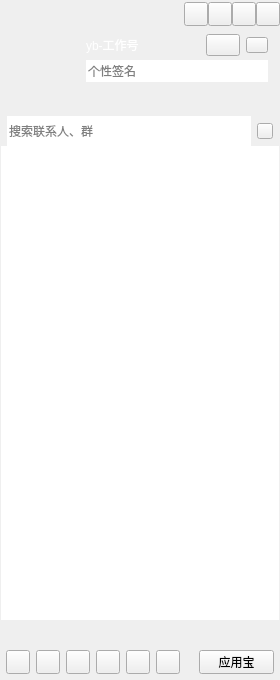
<?xml version="1.0" encoding="UTF-8"?>
<ui version="4.0">
 <class>MainWindowClass</class>
 <widget class="QWidget" name="MainWindowClass">
  <property name="geometry">
   <rect>
    <x>0</x>
    <y>0</y>
    <width>280</width>
    <height>680</height>
   </rect>
  </property>
  <property name="windowTitle">
   <string>MainWindow</string>
  </property>
  <widget class="QWidget" name="titleWidget" native="true">
   <property name="geometry">
    <rect>
     <x>0</x>
     <y>0</y>
     <width>280</width>
     <height>116</height>
    </rect>
   </property>
   <property name="sizePolicy">
    <sizepolicy hsizetype="Expanding" vsizetype="Preferred">
     <horstretch>0</horstretch>
     <verstretch>0</verstretch>
    </sizepolicy>
   </property>
   <property name="titleskin" stdset="0">
    <bool>true</bool>
   </property>
   <layout class="QVBoxLayout" name="verticalLayout_2">
    <property name="spacing">
     <number>0</number>
    </property>
    <property name="leftMargin">
     <number>0</number>
    </property>
    <property name="topMargin">
     <number>0</number>
    </property>
    <property name="rightMargin">
     <number>0</number>
    </property>
    <property name="bottomMargin">
     <number>0</number>
    </property>
    <item>
     <layout class="QHBoxLayout" name="horizontalLayout">
      <property name="spacing">
       <number>0</number>
      </property>
      <property name="leftMargin">
       <number>12</number>
      </property>
      <item>
       <widget class="QLabel" name="titleIcon">
        <property name="sizePolicy">
         <sizepolicy hsizetype="Fixed" vsizetype="Fixed">
          <horstretch>0</horstretch>
          <verstretch>0</verstretch>
         </sizepolicy>
        </property>
        <property name="minimumSize">
         <size>
          <width>42</width>
          <height>18</height>
         </size>
        </property>
        <property name="maximumSize">
         <size>
          <width>42</width>
          <height>18</height>
         </size>
        </property>
        <property name="text">
         <string/>
        </property>
       </widget>
      </item>
      <item>
       <spacer name="horizontalSpacer">
        <property name="orientation">
         <enum>Qt::Horizontal</enum>
        </property>
        <property name="sizeHint" stdset="0">
         <size>
          <width>40</width>
          <height>20</height>
         </size>
        </property>
       </spacer>
      </item>
      <item>
       <widget class="QPushButton" name="placehold1">
        <property name="sizePolicy">
         <sizepolicy hsizetype="Fixed" vsizetype="Fixed">
          <horstretch>0</horstretch>
          <verstretch>0</verstretch>
         </sizepolicy>
        </property>
        <property name="minimumSize">
         <size>
          <width>24</width>
          <height>24</height>
         </size>
        </property>
        <property name="maximumSize">
         <size>
          <width>24</width>
          <height>24</height>
         </size>
        </property>
        <property name="text">
         <string/>
        </property>
       </widget>
      </item>
      <item>
       <widget class="QPushButton" name="placehold2">
        <property name="sizePolicy">
         <sizepolicy hsizetype="Fixed" vsizetype="Fixed">
          <horstretch>0</horstretch>
          <verstretch>0</verstretch>
         </sizepolicy>
        </property>
        <property name="minimumSize">
         <size>
          <width>24</width>
          <height>24</height>
         </size>
        </property>
        <property name="maximumSize">
         <size>
          <width>24</width>
          <height>24</height>
         </size>
        </property>
        <property name="text">
         <string/>
        </property>
       </widget>
      </item>
      <item>
       <widget class="QPushButton" name="sysmin">
        <property name="sizePolicy">
         <sizepolicy hsizetype="Fixed" vsizetype="Fixed">
          <horstretch>0</horstretch>
          <verstretch>0</verstretch>
         </sizepolicy>
        </property>
        <property name="minimumSize">
         <size>
          <width>24</width>
          <height>24</height>
         </size>
        </property>
        <property name="maximumSize">
         <size>
          <width>24</width>
          <height>24</height>
         </size>
        </property>
        <property name="text">
         <string/>
        </property>
       </widget>
      </item>
      <item>
       <widget class="QPushButton" name="sysclose">
        <property name="sizePolicy">
         <sizepolicy hsizetype="Fixed" vsizetype="Fixed">
          <horstretch>0</horstretch>
          <verstretch>0</verstretch>
         </sizepolicy>
        </property>
        <property name="minimumSize">
         <size>
          <width>24</width>
          <height>24</height>
         </size>
        </property>
        <property name="maximumSize">
         <size>
          <width>24</width>
          <height>24</height>
         </size>
        </property>
        <property name="text">
         <string/>
        </property>
       </widget>
      </item>
     </layout>
    </item>
    <item>
     <layout class="QHBoxLayout" name="horizontalLayout_3">
      <property name="leftMargin">
       <number>12</number>
      </property>
      <property name="topMargin">
       <number>6</number>
      </property>
      <property name="rightMargin">
       <number>12</number>
      </property>
      <property name="bottomMargin">
       <number>6</number>
      </property>
      <item>
       <widget class="QLabel" name="headLabel">
        <property name="sizePolicy">
         <sizepolicy hsizetype="Fixed" vsizetype="Fixed">
          <horstretch>0</horstretch>
          <verstretch>0</verstretch>
         </sizepolicy>
        </property>
        <property name="minimumSize">
         <size>
          <width>68</width>
          <height>68</height>
         </size>
        </property>
        <property name="maximumSize">
         <size>
          <width>68</width>
          <height>68</height>
         </size>
        </property>
        <property name="text">
         <string/>
        </property>
       </widget>
      </item>
      <item>
       <layout class="QVBoxLayout" name="verticalLayout">
        <property name="spacing">
         <number>4</number>
        </property>
        <item>
         <layout class="QHBoxLayout" name="horizontalLayout_2">
          <item>
           <widget class="QLabel" name="nameLabel">
            <property name="sizePolicy">
             <sizepolicy hsizetype="Expanding" vsizetype="Fixed">
              <horstretch>0</horstretch>
              <verstretch>0</verstretch>
             </sizepolicy>
            </property>
            <property name="minimumSize">
             <size>
              <width>0</width>
              <height>22</height>
             </size>
            </property>
            <property name="maximumSize">
             <size>
              <width>16777215</width>
              <height>22</height>
             </size>
            </property>
            <property name="styleSheet">
             <string notr="true">color:rgb(255,255,255);
font:75 12pt &quot;微软雅黑&quot;;
</string>
            </property>
            <property name="text">
             <string>yb-工作号</string>
            </property>
           </widget>
          </item>
          <item>
           <widget class="QPushButton" name="statusBtn">
            <property name="sizePolicy">
             <sizepolicy hsizetype="Fixed" vsizetype="Fixed">
              <horstretch>0</horstretch>
              <verstretch>0</verstretch>
             </sizepolicy>
            </property>
            <property name="minimumSize">
             <size>
              <width>34</width>
              <height>22</height>
             </size>
            </property>
            <property name="maximumSize">
             <size>
              <width>34</width>
              <height>22</height>
             </size>
            </property>
            <property name="text">
             <string/>
            </property>
            <property name="hasborder" stdset="0">
             <bool>true</bool>
            </property>
           </widget>
          </item>
          <item>
           <widget class="QPushButton" name="levelBtn">
            <property name="sizePolicy">
             <sizepolicy hsizetype="Fixed" vsizetype="Fixed">
              <horstretch>0</horstretch>
              <verstretch>0</verstretch>
             </sizepolicy>
            </property>
            <property name="minimumSize">
             <size>
              <width>22</width>
              <height>16</height>
             </size>
            </property>
            <property name="maximumSize">
             <size>
              <width>22</width>
              <height>16</height>
             </size>
            </property>
            <property name="text">
             <string/>
            </property>
            <property name="hasborder" stdset="0">
             <bool>true</bool>
            </property>
           </widget>
          </item>
         </layout>
        </item>
        <item>
         <widget class="QLineEdit" name="lineEdit">
          <property name="minimumSize">
           <size>
            <width>0</width>
            <height>22</height>
           </size>
          </property>
          <property name="maximumSize">
           <size>
            <width>16777215</width>
            <height>22</height>
           </size>
          </property>
          <property name="frame">
           <bool>false</bool>
          </property>
          <property name="placeholderText">
           <string>个性签名</string>
          </property>
         </widget>
        </item>
        <item>
         <widget class="QWidget" name="appWidget" native="true">
          <property name="sizePolicy">
           <sizepolicy hsizetype="Expanding" vsizetype="Fixed">
            <horstretch>0</horstretch>
            <verstretch>0</verstretch>
           </sizepolicy>
          </property>
          <property name="minimumSize">
           <size>
            <width>0</width>
            <height>22</height>
           </size>
          </property>
          <property name="maximumSize">
           <size>
            <width>16777215</width>
            <height>22</height>
           </size>
          </property>
         </widget>
        </item>
       </layout>
      </item>
     </layout>
    </item>
   </layout>
  </widget>
  <widget class="QWidget" name="widget" native="true">
   <property name="geometry">
    <rect>
     <x>0</x>
     <y>116</y>
     <width>280</width>
     <height>504</height>
    </rect>
   </property>
   <property name="sizePolicy">
    <sizepolicy hsizetype="Expanding" vsizetype="Expanding">
     <horstretch>0</horstretch>
     <verstretch>0</verstretch>
    </sizepolicy>
   </property>
   <layout class="QVBoxLayout" name="verticalLayout_4">
    <property name="spacing">
     <number>0</number>
    </property>
    <property name="leftMargin">
     <number>1</number>
    </property>
    <property name="topMargin">
     <number>0</number>
    </property>
    <property name="rightMargin">
     <number>1</number>
    </property>
    <property name="bottomMargin">
     <number>0</number>
    </property>
    <item>
     <widget class="QWidget" name="seachWidget" native="true">
      <property name="sizePolicy">
       <sizepolicy hsizetype="Expanding" vsizetype="Fixed">
        <horstretch>0</horstretch>
        <verstretch>0</verstretch>
       </sizepolicy>
      </property>
      <property name="minimumSize">
       <size>
        <width>0</width>
        <height>30</height>
       </size>
      </property>
      <property name="maximumSize">
       <size>
        <width>16777215</width>
        <height>30</height>
       </size>
      </property>
      <layout class="QHBoxLayout" name="horizontalLayout_4">
       <property name="leftMargin">
        <number>6</number>
       </property>
       <property name="topMargin">
        <number>0</number>
       </property>
       <property name="rightMargin">
        <number>6</number>
       </property>
       <property name="bottomMargin">
        <number>0</number>
       </property>
       <item>
        <widget class="QLineEdit" name="searchLineEdit">
         <property name="minimumSize">
          <size>
           <width>0</width>
           <height>30</height>
          </size>
         </property>
         <property name="maximumSize">
          <size>
           <width>16777215</width>
           <height>30</height>
          </size>
         </property>
         <property name="frame">
          <bool>false</bool>
         </property>
         <property name="placeholderText">
          <string>搜索联系人、群</string>
         </property>
        </widget>
       </item>
       <item>
        <widget class="QPushButton" name="searchBtn">
         <property name="sizePolicy">
          <sizepolicy hsizetype="Fixed" vsizetype="Fixed">
           <horstretch>0</horstretch>
           <verstretch>0</verstretch>
          </sizepolicy>
         </property>
         <property name="minimumSize">
          <size>
           <width>16</width>
           <height>16</height>
          </size>
         </property>
         <property name="maximumSize">
          <size>
           <width>16</width>
           <height>16</height>
          </size>
         </property>
         <property name="text">
          <string/>
         </property>
        </widget>
       </item>
      </layout>
     </widget>
    </item>
    <item>
     <widget class="QScrollArea" name="scrollArea">
      <property name="frameShape">
       <enum>QFrame::NoFrame</enum>
      </property>
      <property name="widgetResizable">
       <bool>true</bool>
      </property>
      <widget class="QWidget" name="scrollAreaWidgetContents">
       <property name="geometry">
        <rect>
         <x>0</x>
         <y>0</y>
         <width>278</width>
         <height>474</height>
        </rect>
       </property>
       <property name="sizePolicy">
        <sizepolicy hsizetype="Expanding" vsizetype="Expanding">
         <horstretch>0</horstretch>
         <verstretch>0</verstretch>
        </sizepolicy>
       </property>
       <layout class="QVBoxLayout" name="verticalLayout_3">
        <property name="spacing">
         <number>0</number>
        </property>
        <property name="leftMargin">
         <number>0</number>
        </property>
        <property name="topMargin">
         <number>0</number>
        </property>
        <property name="rightMargin">
         <number>0</number>
        </property>
        <property name="bottomMargin">
         <number>0</number>
        </property>
        <item>
         <widget class="QTreeWidget" name="treeWidget">
          <property name="frameShape">
           <enum>QFrame::NoFrame</enum>
          </property>
          <property name="verticalScrollBarPolicy">
           <enum>Qt::ScrollBarAlwaysOff</enum>
          </property>
          <property name="horizontalScrollBarPolicy">
           <enum>Qt::ScrollBarAlwaysOff</enum>
          </property>
          <property name="editTriggers">
           <set>QAbstractItemView::AllEditTriggers</set>
          </property>
          <property name="indentation">
           <number>0</number>
          </property>
          <property name="headerHidden">
           <bool>true</bool>
          </property>
          <property name="expandsOnDoubleClick">
           <bool>false</bool>
          </property>
          <column>
           <property name="text">
            <string notr="true">1</string>
           </property>
          </column>
         </widget>
        </item>
       </layout>
      </widget>
     </widget>
    </item>
   </layout>
  </widget>
  <widget class="QWidget" name="bottomWidget" native="true">
   <property name="geometry">
    <rect>
     <x>0</x>
     <y>620</y>
     <width>280</width>
     <height>60</height>
    </rect>
   </property>
   <property name="sizePolicy">
    <sizepolicy hsizetype="Fixed" vsizetype="Preferred">
     <horstretch>0</horstretch>
     <verstretch>0</verstretch>
    </sizepolicy>
   </property>
   <property name="minimumSize">
    <size>
     <width>0</width>
     <height>60</height>
    </size>
   </property>
   <property name="maximumSize">
    <size>
     <width>16777215</width>
     <height>60</height>
    </size>
   </property>
   <property name="buttomskin" stdset="0">
    <bool>false</bool>
   </property>
   <layout class="QVBoxLayout" name="verticalLayout_6" stretch="1,1">
    <property name="leftMargin">
     <number>6</number>
    </property>
    <property name="topMargin">
     <number>6</number>
    </property>
    <property name="rightMargin">
     <number>6</number>
    </property>
    <property name="bottomMargin">
     <number>6</number>
    </property>
    <item>
     <layout class="QHBoxLayout" name="buttom_Layout_up"/>
    </item>
    <item>
     <layout class="QHBoxLayout" name="horizontalLayout_6">
      <item>
       <widget class="QPushButton" name="bottomBtn_1">
        <property name="sizePolicy">
         <sizepolicy hsizetype="Fixed" vsizetype="Fixed">
          <horstretch>0</horstretch>
          <verstretch>0</verstretch>
         </sizepolicy>
        </property>
        <property name="minimumSize">
         <size>
          <width>24</width>
          <height>24</height>
         </size>
        </property>
        <property name="maximumSize">
         <size>
          <width>24</width>
          <height>24</height>
         </size>
        </property>
        <property name="text">
         <string/>
        </property>
       </widget>
      </item>
      <item>
       <widget class="QPushButton" name="bottomBtn_2">
        <property name="sizePolicy">
         <sizepolicy hsizetype="Fixed" vsizetype="Fixed">
          <horstretch>0</horstretch>
          <verstretch>0</verstretch>
         </sizepolicy>
        </property>
        <property name="minimumSize">
         <size>
          <width>24</width>
          <height>24</height>
         </size>
        </property>
        <property name="maximumSize">
         <size>
          <width>24</width>
          <height>24</height>
         </size>
        </property>
        <property name="text">
         <string/>
        </property>
       </widget>
      </item>
      <item>
       <widget class="QPushButton" name="bottomBtn_3">
        <property name="sizePolicy">
         <sizepolicy hsizetype="Fixed" vsizetype="Fixed">
          <horstretch>0</horstretch>
          <verstretch>0</verstretch>
         </sizepolicy>
        </property>
        <property name="minimumSize">
         <size>
          <width>24</width>
          <height>24</height>
         </size>
        </property>
        <property name="maximumSize">
         <size>
          <width>24</width>
          <height>24</height>
         </size>
        </property>
        <property name="text">
         <string/>
        </property>
       </widget>
      </item>
      <item>
       <widget class="QPushButton" name="bottomBtn_4">
        <property name="sizePolicy">
         <sizepolicy hsizetype="Fixed" vsizetype="Fixed">
          <horstretch>0</horstretch>
          <verstretch>0</verstretch>
         </sizepolicy>
        </property>
        <property name="minimumSize">
         <size>
          <width>24</width>
          <height>24</height>
         </size>
        </property>
        <property name="maximumSize">
         <size>
          <width>24</width>
          <height>24</height>
         </size>
        </property>
        <property name="text">
         <string/>
        </property>
       </widget>
      </item>
      <item>
       <widget class="QPushButton" name="bottomBtn_5">
        <property name="sizePolicy">
         <sizepolicy hsizetype="Fixed" vsizetype="Fixed">
          <horstretch>0</horstretch>
          <verstretch>0</verstretch>
         </sizepolicy>
        </property>
        <property name="minimumSize">
         <size>
          <width>24</width>
          <height>24</height>
         </size>
        </property>
        <property name="maximumSize">
         <size>
          <width>24</width>
          <height>24</height>
         </size>
        </property>
        <property name="text">
         <string/>
        </property>
       </widget>
      </item>
      <item>
       <widget class="QPushButton" name="bottomBtn_6">
        <property name="sizePolicy">
         <sizepolicy hsizetype="Fixed" vsizetype="Fixed">
          <horstretch>0</horstretch>
          <verstretch>0</verstretch>
         </sizepolicy>
        </property>
        <property name="minimumSize">
         <size>
          <width>24</width>
          <height>24</height>
         </size>
        </property>
        <property name="maximumSize">
         <size>
          <width>24</width>
          <height>24</height>
         </size>
        </property>
        <property name="text">
         <string/>
        </property>
       </widget>
      </item>
      <item>
       <spacer name="horizontalSpacer_3">
        <property name="orientation">
         <enum>Qt::Horizontal</enum>
        </property>
        <property name="sizeHint" stdset="0">
         <size>
          <width>18</width>
          <height>20</height>
         </size>
        </property>
       </spacer>
      </item>
      <item>
       <widget class="QPushButton" name="bottomBtn_7">
        <property name="sizePolicy">
         <sizepolicy hsizetype="Preferred" vsizetype="Fixed">
          <horstretch>0</horstretch>
          <verstretch>0</verstretch>
         </sizepolicy>
        </property>
        <property name="minimumSize">
         <size>
          <width>24</width>
          <height>24</height>
         </size>
        </property>
        <property name="maximumSize">
         <size>
          <width>86</width>
          <height>24</height>
         </size>
        </property>
        <property name="text">
         <string>应用宝</string>
        </property>
       </widget>
      </item>
     </layout>
    </item>
   </layout>
  </widget>
 </widget>
 <layoutdefault spacing="6" margin="11"/>
 <resources/>
 <connections/>
</ui>
